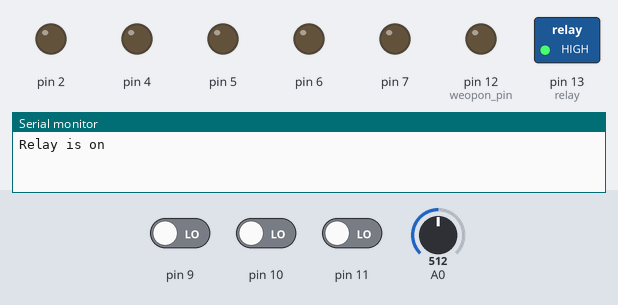
Bench run of a program on a simulated Arduino Uno, built with avr-gcc and run on an emulated ATmega328P. Parts: switched loads named in the program (green lamp = pin HIGH), output pins drawn as LEDs (lit = HIGH), the last lines printed to the serial monitor. The inputs (shaded band) are chosen by the test bench; at power-on: A0 = 512, pin 9 LOW, pin 10 LOW, pin 11 LOW. Pins used as bus, display or sensor lines are not drawn.

Above: at 0.1 s.
At 2.2 s:
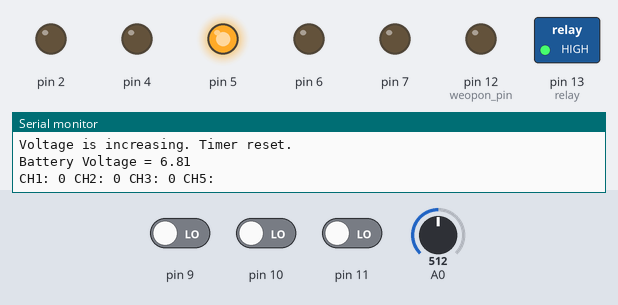
2.3 s: A0 set to 306
4.0 s: A0 set to 287
Timing chart, 0 to 7.0 s (numbered marks = the images above; inputs shaded):
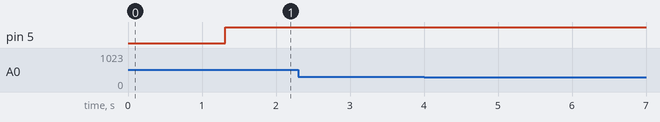

The program:

main.cpp
```cpp
#include <Arduino.h>
#include <motorSetup.cpp>
#include <batteryManager.cpp>

// Define channel constants for drive
#define CH1 9  // right stick x-axis (left/right) - horizontal
#define CH2 10 // right stick y-axis (up/down) - vertical

// Define channel constants for weapon
#define CH3 11  // switch on the top left of the controller
#define CH5 3
 // Integers to represent values from sticks and pots
int ch3Value;
int raw_values;
int x;
int y;
int z;
// Motor A
int enA = 6;
int in1 = 4;
int in2 = 7;

// Motor B
int enB = 5;
int in3 = 2;
int in4 = 8;

//  Weapon pin
int weopon_pin = 12;


// MotorDrive struct to hold motor setup information
MotorDrive steering = {CH2, CH1, enA, enB, in1, in2, in3, in4};

// MotorWeapon struct to hold motor setup information
MotorWeapon weapon = {CH3, weopon_pin};

/**
 * Read the number of a specified channel and convert it to the given range.
 * If the channel is off, return the default value.
 *
 * @param channelInput  The input pin for the channel
 * @param minLimit      The minimum value for the output range
 * @param maxLimit      The maximum value for the output range
 * @param channelMin    The minimum pulse width for the channel when it's off
 * @param channelMax    The maximum pulse width for the channel when it's on
 * @param defaultValue  The value to return if the channel is off
 *
 * @return The mapped value within the specified range
 */
int readChannel(int channelInput, int minLimit, int maxLimit, int channelMin, int channelMax, int defaultValue) {
  // ToDo:
  // change 30000 to 25000
  int ch = pulseIn(channelInput, HIGH, 35000);
  //if (ch < 100) return defaultValue;


  return map(ch, channelMin, channelMax, minLimit, maxLimit);
}
int readChannel_raw(int channelInput, int defaultValue) {
  int ch = pulseIn(channelInput, HIGH, 35000);
  //if (ch < 1000) return defaultValue;
  return ch;
}
void setup() {
  // Initialize the Serial Monitor
  Serial.begin(9600);
  // setup the battery manager
  setupBatteryManager();

  // Setup motor control for drive
  setupDrive(steering);
  delay(1000);
  // Setup motor control for weapon
  setupWeapon(weapon);
}

void loop() {
  // update the battery status

  //digitalWrite(LED_BUILTIN, HIGH);   // turn the LED on (HIGH is the voltage level)
  // Read values from channels and map them to the desired range
  x = readChannel(CH2, -500, 500, 1003, 1989, 0);
  y = readChannel(CH1, -500, 500, 1001, 1989, 0);
  ch3Value = readChannel(CH3, -500, 500, 995, 1989, 0);
  x = constrain(x, -255, 255);
  y = constrain(y, -255, 255);
  z = constrain(ch3Value, -255, 255);
  delay(50);

  int right = y+x;
  int left = y-x;

  int raw_value_2 =readChannel_raw(CH2, 0);

  int raw_value_1 =readChannel_raw(CH1, 0);
  int raw_value_3 =readChannel_raw(CH3, 0);
  weoponControlnew(weapon, z);

  arcSteering(steering, left, right);
if (raw_value_1 == 0 && raw_value_2 == 0 && raw_value_3 == 0)
{
  turnMotorOff(steering);
  turnWeaponOff(weapon);
 }


  //if (raw_value_3 > 1000){
  //  weoponControl(weapon, z);
  //  }
 //if (raw_value_4 > 1000){
 // x = readChannel(CH1, -200, 200, 1001, 1987, 0);
 // y = readChannel(CH2, -200, 200, 1001, 1989, 0);
 //  tankSteering(steering, x, y);
 // }
  // print them all in one line

  Serial.print("CH1: ");
  Serial.print(raw_value_1);
  Serial.print(" CH2: ");
  Serial.print(raw_value_2);
  Serial.print(" CH3: ");
  Serial.print(raw_value_3);
  Serial.print(" CH5: ");
  Serial.println("");

}
```

batteryManager.cpp
```cpp
#include "Arduino.h"
#include "batteryManager.h"

// Define a global variable to track the time elapsed after voltage drops below 11.80
unsigned long cutoffStartTime = 0;
const unsigned long cutoffDuration = 5000;  // 5 seconds in milliseconds
float previousVoltage = 0.0;

float mapFloat(float x, float in_min, float in_max, float out_min, float out_max) {
    if (in_max - in_min == 0) {
        return 0.0;
    }

    float mappedValue = (x - in_min) * (out_max - out_min) / (in_max - in_min) + out_min;

    return mappedValue;
}

void setupBatteryManager() {
    pinMode(relay, OUTPUT);
    digitalWrite(relay, HIGH);
    Serial.println("Relay is on");
}


void updateBatteryStatus() {
    value = analogRead(A0);
    voltage = value * (5.0 / 1024) * ((R1 + R2) / R2);
    maped_voltage = mapFloat(voltage, 0.0, 12.46, 0.0, 12.59);

    if (maped_voltage < 11.90) {
        if (cutoffStartTime == 0) {
            // Record the start time only if it's the first time voltage is below 11.80
            cutoffStartTime = millis();
            Serial.println("Voltage is below 11.80. Start time recorded.");
        }

        // Check if 5 seconds have elapsed since the voltage dropped below 11.80
        if ((millis() - cutoffStartTime) >= cutoffDuration) {
            // Perform cutoff action here
            // For example, turn off another component
            Serial.println("Voltage has been below 11.80 for 5 seconds. Cutoff action performed.");
            digitalWrite(relay, LOW);
            cutoffStartTime = 0;  // Reset the cutoff timer
        } else {
            // Check if the voltage is still decreasing
            if (maped_voltage < previousVoltage) {
                // Calculate and print the remaining time
                unsigned long remainingTime = cutoffDuration - (millis() - cutoffStartTime);
                Serial.print("Waiting for ");
                Serial.print(remainingTime / 1000); // Convert to seconds
                Serial.println(" seconds before cutoff...");
            } else {
                // Reset the cutoff timer if the voltage is increasing
                cutoffStartTime = millis();
                Serial.println("Voltage is increasing. Timer reset.");
            }
        }
    } else {
        // Voltage is above 11.80, reset the cutoff timer
        cutoffStartTime = 0;
        Serial.println("Voltage is above 11.80. Timer reset.");
    }

    Serial.print("Battery Voltage = ");
    Serial.println(maped_voltage);

    // Save the current voltage for comparison in the next iteration
    previousVoltage = maped_voltage;

    //delay(1000);
}
```

batteryManager.h
```cpp
// BatteryManager.h

#ifndef BATTERY_MANAGER_H
#define BATTERY_MANAGER_H

#include "Arduino.h"
long lastTime = 0;

int value = 0;
float voltage;
float maped_voltage;
float R1 = 56000.0;
float R2 = 33000.0;
int relay = 13;

void setupBatteryManager();
void updateBatteryStatus();
float mapFloat(float x, float in_min, float in_max, float out_min, float out_max);

#endif  // BATTERY_MANAGER_H
```

motorSetup.cpp
```cpp
#include "Arduino.h"
#include "batteryManager.h"
// Autor: Amin Seffo
// Project: BattleBot
unsigned long lastNonZeroTime = 0;
const unsigned long zeroDelayDuration = 1000;  // 5 seconds in millisecondsbool weaponOn = false;
struct MotorDrive
{
  int ch1;
  int ch2;
  int enA;
  int enB;
  int in1;
  int in2;
  int in3;
  int in4;
};

struct  MotorWeapon
{
  int ch3;
  int weopon_pin;
};


// Initialize the motor
void setupDrive(MotorDrive motor)
{
  pinMode(motor.ch1, INPUT);
  pinMode(motor.ch2, INPUT);
  pinMode(motor.enA, OUTPUT);
  pinMode(motor.enB, OUTPUT);
  pinMode(motor.in1, OUTPUT);
  pinMode(motor.in2, OUTPUT);
  pinMode(motor.in3, OUTPUT);
  pinMode(motor.in4, OUTPUT);
  //ensure the motor is off
  digitalWrite(motor.in1, LOW);
  digitalWrite(motor.in2, LOW);
  digitalWrite(motor.in3, LOW);
  digitalWrite(motor.in4, LOW);

}

// Initialize the motor
void setupWeapon(MotorWeapon motor)
{
  pinMode(motor.ch3, INPUT);
  pinMode(motor.weopon_pin, OUTPUT);
  //ensure the weapon is off
  digitalWrite(motor.weopon_pin, LOW);


}

// turn the weapon off
void turnWeaponOff(MotorWeapon motor)
{
  digitalWrite(motor.weopon_pin, LOW);
}

void turnWeaponOn(MotorWeapon motor)
{
  digitalWrite(motor.weopon_pin, HIGH);
}
//turn the motor off
void turnMotorOff(MotorDrive motor)
{
  digitalWrite(motor.in1, LOW);
  digitalWrite(motor.in2, LOW);
  digitalWrite(motor.in3, LOW);
  digitalWrite(motor.in4, LOW);
}


// Control the robot with tank drive
void tankSteering(MotorDrive motor,int ch1value,int ch2value)
{
  // This function will run the motors in different directions at a fixed speed

  // Forward
  if (ch1value > 5)
  {
    Serial.println("Forward");
    digitalWrite(motor.in1, LOW);
    digitalWrite(motor.in2, HIGH);
    digitalWrite(motor.in3, LOW);
    digitalWrite(motor.in4, HIGH);

    // Set speed to motor.ch1 out of the possible range 0~255
    analogWrite(motor.enA, abs(ch1value));
    analogWrite(motor.enB, abs(ch1value));
  }
  // Backward
  else if (ch1value < -5)
  {
    Serial.println("Backward");
    digitalWrite(motor.in1, HIGH);
    digitalWrite(motor.in2, LOW);
    digitalWrite(motor.in3, HIGH);
    digitalWrite(motor.in4, LOW);

    // Set speed to abs(motor.ch1) out of the possible range 0~255
    analogWrite(motor.enA, abs(ch1value));
    analogWrite(motor.enB, abs(ch1value));
  }

  // Turn left
  else if (ch2value > 10)
  {
    Serial.println("Left");
    digitalWrite(motor.in1, HIGH);
    digitalWrite(motor.in2, LOW);
    digitalWrite(motor.in3, LOW);
    digitalWrite(motor.in4, HIGH);

    // Set speed to abs(motor.ch2) out of the possible range 0~255
    analogWrite(motor.enA, abs(ch2value));
    analogWrite(motor.enB, abs(ch2value));
  }
  // Turn right
  else if (ch2value < -15)
  {
    Serial.println("Turn right");
    digitalWrite(motor.in1, LOW);
    digitalWrite(motor.in2, HIGH);
    digitalWrite(motor.in3, HIGH);
    digitalWrite(motor.in4, LOW);

    // Set speed to abs(motor.ch2) out of the possible range 0~255
    analogWrite(motor.enA, abs(ch2value));
    analogWrite(motor.enB, abs(ch2value));
  }
  // Stop the motor
  else if (ch1value >= -5 && ch1value <= 5 && ch2value >= -5 && ch2value <= 5)
  {
    Serial.println("Stop");
    digitalWrite(motor.in1, LOW);
    digitalWrite(motor.in2, LOW);
    digitalWrite(motor.in3, LOW);
    digitalWrite(motor.in4, LOW);

    // Set speed to 0
    analogWrite(motor.enA, 0);
    analogWrite(motor.enB, 0);
  }
  else
  {
    Serial.println("Error");
    analogWrite(motor.enA, 0);
    analogWrite(motor.enB, 0);
  }
}
void weoponControl(MotorWeapon weapon, int weapon_speed) {
  if (weapon_speed >0) {
    // Weapon speed is greater than 1500, keep the weapon on
    turnWeaponOn(weapon);
    lastNonZeroTime = millis();  // Update the time when the speed is non-zero
  } else if (weapon_speed == 0) {
    // Weapon speed is zero, check if it has been zero for 5 seconds
    if (millis() - lastNonZeroTime >= zeroDelayDuration) {
      turnWeaponOff(weapon);
    }
  }
}
void weoponControlnew(MotorWeapon weapon, int weapon_speed) {
  if (weapon_speed > 0) {
    // Weapon speed is greater than 1500, keep the weapon on
    turnWeaponOn(weapon);
  }
   else
   {
      turnWeaponOff(weapon);
   }
  }
 void arcSteering(MotorDrive motor,int speed_a,int speed_b)

{
  speed_a = constrain(speed_a, -255, 255);
  speed_b = constrain(speed_b, -255, 255);
  Serial.println(speed_a);
  Serial.println(speed_b);
  Serial.println(" ");
  // set direction of motor A
  //speed between i -10 and 10 is considered as stop
  if (speed_a == 0)
  {
    digitalWrite(motor.in1, LOW);
    digitalWrite(motor.in2, LOW);
    updateBatteryStatus();

  }
  else if (speed_a > 30)
  {
    digitalWrite(motor.in1, HIGH);
    digitalWrite(motor.in2, LOW);
  }
  else if (speed_a < -30)
  {
    digitalWrite(motor.in1, LOW);
    digitalWrite(motor.in2, HIGH);
  }

  // set direction of motor B
  if (speed_b == 0)
  {
    digitalWrite(motor.in3, LOW);
    digitalWrite(motor.in4, LOW);
    updateBatteryStatus();
  }
  else if (speed_b > 30)
  {
    digitalWrite(motor.in3, HIGH);
    digitalWrite(motor.in4, LOW);
  }
  else if ((speed_b < -30))
  {
    digitalWrite(motor.in3, LOW);
    digitalWrite(motor.in4, HIGH);

  }
  // set speed of motor A and B
  analogWrite(motor.enA, abs(speed_a));
  analogWrite(motor.enB, abs(speed_b));


}
```
